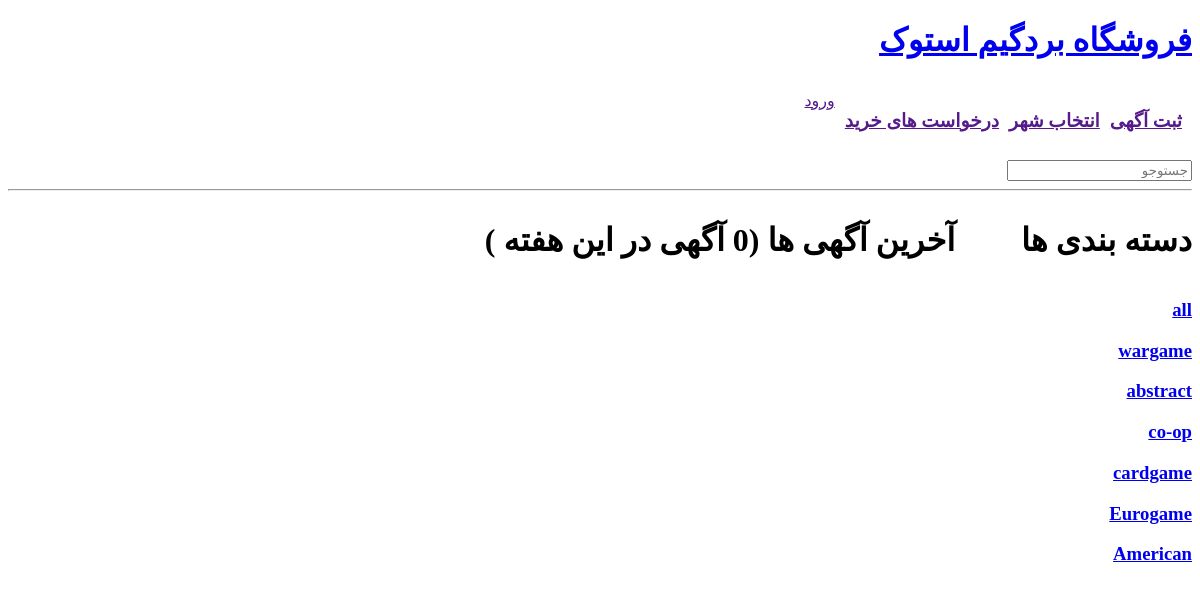
The app's page /?q=abstract with its own data.
### base/models.py (models this page shows, shortened)
class Topic(models.Model):
    name = models.CharField(max_length=200,null=True)

### base/views.py (the view)
# urls.py: 2. Add a URL to urlpatterns:  path('', views.home, name='home')
def home(request):
    q = request.GET.get('q') if request.GET.get('q') != None else ''
    deals = Deal.objects.filter(Q(stock__topics__name__icontains=q)).distinct()
    topics = Topic.objects.all()
    context = {'deals':deals,'topics':topics}
    return render(request,'base/home.html',context)

### base/templates/base/home.html (shortened to what this page needs)
{% extends 'main.html' %}
{% block content %}
<div class="home-container">
    <h1 dir="rtl" align="right"> آخرین آگهی ها ({{deals.count}} آگهی در این هفته ) </h1>
    <h1 dir="rtl" align="right">دسته بندی ها </h1>
    <div class="grid-container">
    </div>
    <div>
        <a href="{% url 'homeurl' %}?q="><h3 dir="rtl">all</h3></a>
        {% for topic in topics %}
        <a href="{% url 'homeurl' %}?q={{topic.name}}"><h3 dir="rtl">{{topic.name}}</h3></a>
        {% endfor %}
    </div>
</div>
{% endblock %}

### base/templates/base/home.html (style rules this page uses)
.home-container { display: grid; grid-template-columns: 4fr 1fr; }
.grid-container { display: grid; grid-template-columns: auto auto auto; gap: 10px; padding: 10px; }

### records on screen
Topic: name "wargame"
Topic: name "abstract"
Topic: name "co-op"
Topic: name "cardgame"
Topic: name "Eurogame"
Topic: name "American"

### other values on screen
{{ deals.count }} "0"
